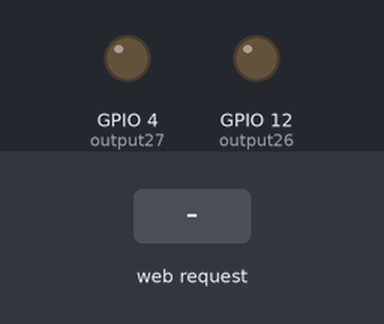
The program below on a simulated ESP32. On the bench: output pins drawn as LEDs (lit = HIGH). Inputs (shaded band) come from the test bench. WiFi joins after 1.5 s; servers stay silent unless stated; what the program prints to the serial monitor is not drawn.

Above: at 2.7 s.
2.8 s: HTTP request GET /26/on received
At 3.2 s:
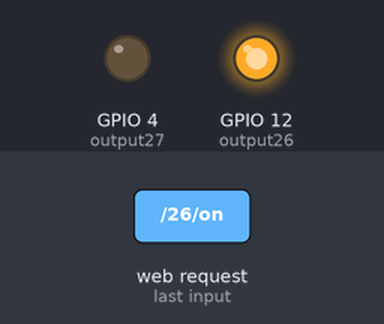
4.3 s: HTTP request GET /27/on received
At 5.5 s:
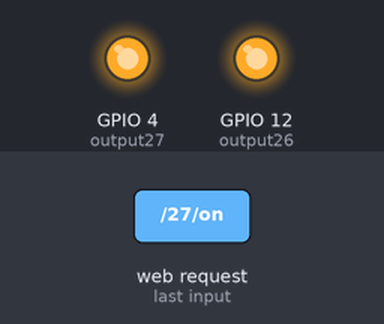
5.8 s: HTTP request GET /26/off received
At 6.7 s:
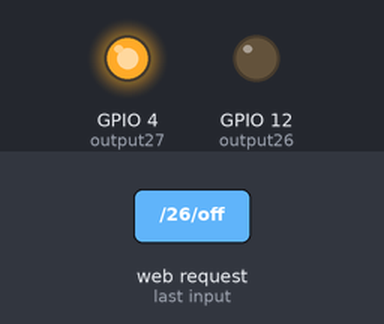
7.3 s: HTTP request GET /27/off received
At 7.8 s:
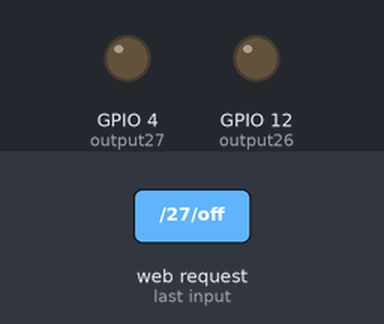
Timing chart, 0 to 9.8 s (numbered marks = the images above; inputs shaded):
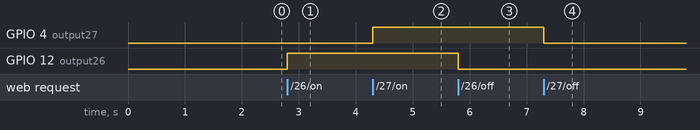

The program:

main.cpp
```cpp
// (licence header left out)
#include <WiFi.h>
#include <WebServer.h>

// Replace with your network credentials
const char* ssid = "Vodafone-ACD044";
const char* password = "nop";

// Assign output variables to GPIO pins
const int output26 = 12;
const int output27 = 4;
String output26State = "on";
String output27State = "on";

// Create a web server object
WebServer server(80);
void handleRoot(); // Forward declaration of the handleRoot function
// Function to handle turning GPIO 26 on
void handleGPIO26On() {
  output26State = "on";
  digitalWrite(output26, HIGH);
  handleRoot();
}

// Function to handle turning GPIO 26 off
void handleGPIO26Off() {
  output26State = "off";
  digitalWrite(output26, LOW);
  handleRoot();
}

// Function to handle turning GPIO 27 on
void handleGPIO27On() {
  output27State = "on";
  digitalWrite(output27, HIGH);
  handleRoot();
}

// Function to handle turning GPIO 27 off
void handleGPIO27Off() {
  output27State = "off";
  digitalWrite(output27, LOW);
  handleRoot();
}

// Function to handle the root URL and show the current states
void handleRoot() {
  String html = "<!DOCTYPE html><html><head><meta name=\"viewport\" content=\"width=device-width, initial-scale=1\">";
  html += "<link rel=\"icon\" href=\"data:,\">";
  html += "<style>html { font-family: Helvetica; display: inline-block; margin: 0px auto; text-align: center;}";
  html += ".button { background-color: #4CAF50; border: none; color: white; padding: 16px 40px; text-decoration: none; font-size: 30px; margin: 2px; cursor: pointer;}";
  html += ".button2 { background-color: #555555; }</style></head>";
  html += "<body><h1>Diogo Otero -------ESP32 Web Server</h1>";

  // Display GPIO 26 controls
  html += "<p>GPIO 26 - State " + output26State + "</p>";
  if (output26State == "off") {
    html += "<p><a href=\"/26/on\"><button class=\"button\">ON</button></a></p>";
  } else {
    html += "<p><a href=\"/26/off\"><button class=\"button button2\">OFF</button></a></p>";
  }

  // Display GPIO 27 controls
  html += "<p>GPIO 27 - State " + output27State + "</p>";
  if (output27State == "off") {
    html += "<p><a href=\"/27/on\"><button class=\"button\">ON</button></a></p>";
  } else {
    html += "<p><a href=\"/27/off\"><button class=\"button button2\">OFF</button></a></p>";
  }

  html += "</body></html>";
  server.send(200, "text/html", html);
}

void setup() {
  Serial.begin(115200);

  // Initialize the output variables as outputs
  pinMode(output26, OUTPUT);
  pinMode(output27, OUTPUT);
  // Set outputs to LOW
  digitalWrite(output26, LOW);
  digitalWrite(output27, LOW);

  // Connect to Wi-Fi network
  Serial.print("Connecting to ");
  Serial.println(ssid);
  WiFi.begin(ssid, password);
  while (WiFi.status() != WL_CONNECTED) {
    delay(500);
    Serial.print(".");
  }
  Serial.println("");
  Serial.println("WiFi connected.");
  Serial.println("IP address: ");
  Serial.println(WiFi.localIP());

  // Set up the web server to handle different routes
  server.on("/", handleRoot);
  server.on("/26/on", handleGPIO26On);
  server.on("/26/off", handleGPIO26Off);
  server.on("/27/on", handleGPIO27On);
  server.on("/27/off", handleGPIO27Off);

  // Start the web server
  server.begin();
  Serial.println("HTTP server started");
}

void loop() {
  // Handle incoming client requests
  server.handleClient();
}
```

Measured:
- after the input at 2.8 s, GPIO 12 (output26): LOW → HIGH at once
- after the input at 4.3 s, GPIO 4 (output27): LOW → HIGH at once
- after the input at 5.8 s, GPIO 12 (output26): HIGH → LOW at once
- after the input at 7.3 s, GPIO 4 (output27): HIGH → LOW at once
